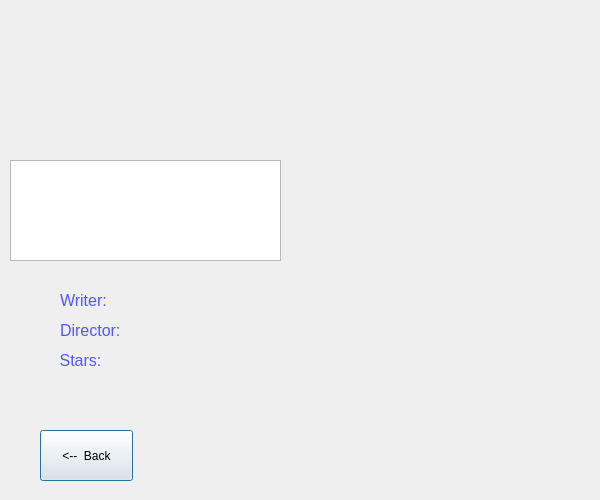
<?xml version="1.0" encoding="UTF-8"?>
<ui version="4.0">
 <class>movie11</class>
 <widget class="QDialog" name="movie11">
  <property name="geometry">
   <rect>
    <x>0</x>
    <y>0</y>
    <width>600</width>
    <height>500</height>
   </rect>
  </property>
  <property name="windowTitle">
   <string>Dialog</string>
  </property>
  <widget class="QLabel" name="Writer">
   <property name="geometry">
    <rect>
     <x>130</x>
     <y>290</y>
     <width>171</width>
     <height>20</height>
    </rect>
   </property>
   <property name="text">
    <string/>
   </property>
  </widget>
  <widget class="QLabel" name="MovieName">
   <property name="geometry">
    <rect>
     <x>30</x>
     <y>20</y>
     <width>531</width>
     <height>51</height>
    </rect>
   </property>
   <property name="font">
    <font>
     <pointsize>18</pointsize>
    </font>
   </property>
   <property name="text">
    <string>&lt;html&gt;&lt;head/&gt;&lt;body&gt;&lt;p&gt;&lt;br/&gt;&lt;/p&gt;&lt;/body&gt;&lt;/html&gt;</string>
   </property>
   <property name="alignment">
    <set>Qt::AlignCenter</set>
   </property>
  </widget>
  <widget class="QLabel" name="pictureLabel">
   <property name="geometry">
    <rect>
     <x>310</x>
     <y>90</y>
     <width>261</width>
     <height>401</height>
    </rect>
   </property>
   <property name="text">
    <string/>
   </property>
  </widget>
  <widget class="QLabel" name="label_2">
   <property name="geometry">
    <rect>
     <x>60</x>
     <y>280</y>
     <width>101</width>
     <height>41</height>
    </rect>
   </property>
   <property name="text">
    <string>&lt;html&gt;&lt;head/&gt;&lt;body&gt;&lt;p&gt;&lt;span style=&quot; font-size:12pt; color:#5555ff;&quot;&gt;Writer:&lt;/span&gt;&lt;/p&gt;&lt;/body&gt;&lt;/html&gt;</string>
   </property>
  </widget>
  <widget class="QLabel" name="label_3">
   <property name="geometry">
    <rect>
     <x>60</x>
     <y>310</y>
     <width>101</width>
     <height>41</height>
    </rect>
   </property>
   <property name="text">
    <string>&lt;html&gt;&lt;head/&gt;&lt;body&gt;&lt;p&gt;&lt;span style=&quot; font-size:12pt; color:#5555ff;&quot;&gt;Director:&lt;/span&gt;&lt;/p&gt;&lt;/body&gt;&lt;/html&gt;</string>
   </property>
  </widget>
  <widget class="QLabel" name="stars">
   <property name="geometry">
    <rect>
     <x>130</x>
     <y>350</y>
     <width>161</width>
     <height>16</height>
    </rect>
   </property>
   <property name="text">
    <string/>
   </property>
  </widget>
  <widget class="QLabel" name="label_4">
   <property name="geometry">
    <rect>
     <x>30</x>
     <y>340</y>
     <width>101</width>
     <height>41</height>
    </rect>
   </property>
   <property name="text">
    <string>&lt;html&gt;&lt;head/&gt;&lt;body&gt;&lt;p&gt;&lt;span style=&quot; font-size:12pt; color:#5555ff;&quot;&gt;Stars:&lt;/span&gt;&lt;/p&gt;&lt;/body&gt;&lt;/html&gt;</string>
   </property>
   <property name="alignment">
    <set>Qt::AlignCenter</set>
   </property>
  </widget>
  <widget class="QLabel" name="Director">
   <property name="geometry">
    <rect>
     <x>130</x>
     <y>320</y>
     <width>151</width>
     <height>16</height>
    </rect>
   </property>
   <property name="text">
    <string/>
   </property>
  </widget>
  <widget class="QPushButton" name="pushButton_2">
   <property name="geometry">
    <rect>
     <x>40</x>
     <y>430</y>
     <width>93</width>
     <height>51</height>
    </rect>
   </property>
   <property name="text">
    <string>&lt;--  Back</string>
   </property>
  </widget>
  <widget class="QLabel" name="Category">
   <property name="geometry">
    <rect>
     <x>50</x>
     <y>120</y>
     <width>181</width>
     <height>31</height>
    </rect>
   </property>
   <property name="text">
    <string/>
   </property>
  </widget>
  <widget class="QTextEdit" name="textEdit">
   <property name="geometry">
    <rect>
     <x>10</x>
     <y>160</y>
     <width>271</width>
     <height>101</height>
    </rect>
   </property>
   <property name="readOnly">
    <bool>true</bool>
   </property>
   <property name="html">
    <string>&lt;!DOCTYPE HTML PUBLIC &quot;-//W3C//DTD HTML 4.0//EN&quot; &quot;http://www.w3.org/TR/REC-html40/strict.dtd&quot;&gt;
&lt;html&gt;&lt;head&gt;&lt;meta name=&quot;qrichtext&quot; content=&quot;1&quot; /&gt;&lt;style type=&quot;text/css&quot;&gt;
p, li { white-space: pre-wrap; }
&lt;/style&gt;&lt;/head&gt;&lt;body style=&quot; font-family:'Ubuntu'; font-size:11pt; font-weight:400; font-style:normal;&quot;&gt;
&lt;p style=&quot;-qt-paragraph-type:empty; margin-top:0px; margin-bottom:0px; margin-left:0px; margin-right:0px; -qt-block-indent:0; text-indent:0px;&quot;&gt;&lt;br /&gt;&lt;/p&gt;&lt;/body&gt;&lt;/html&gt;</string>
   </property>
  </widget>
 </widget>
 <resources/>
 <connections/>
</ui>
